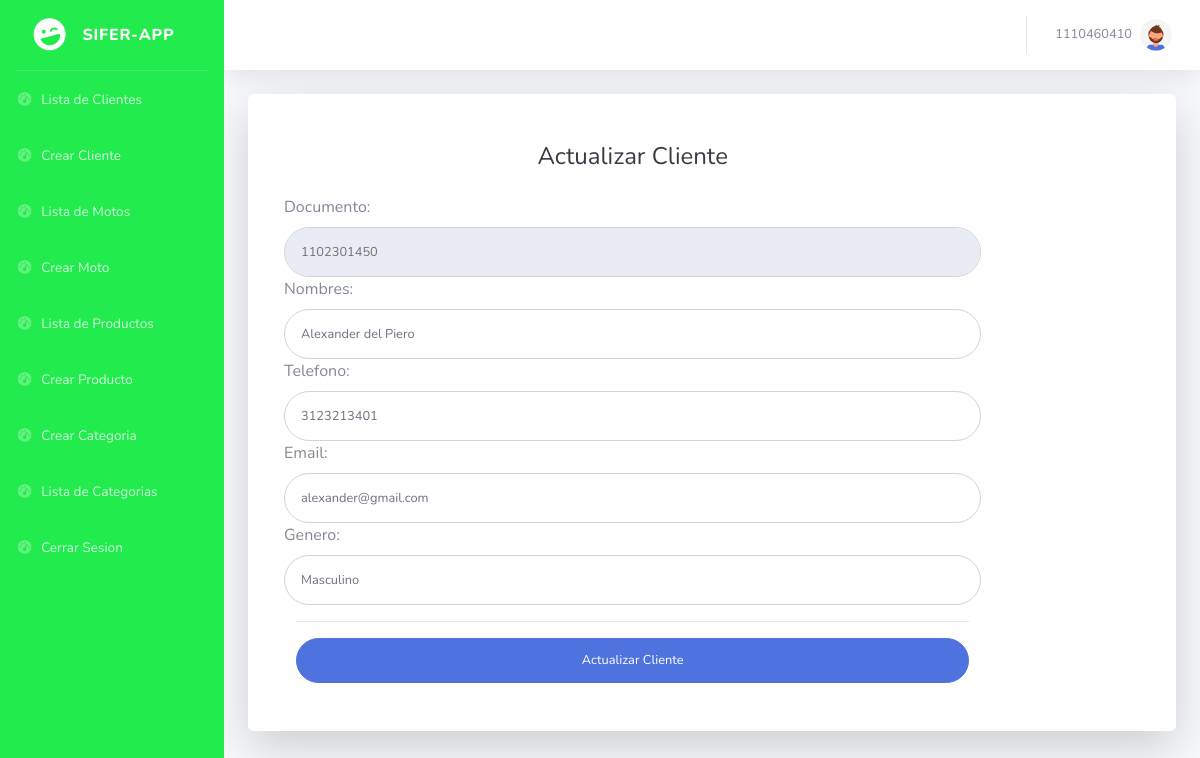
Screenshot of /clientes/1102301450/ (signed in) with the database file from the repository.
### motorcycles/models.py (models this page shows, shortened)
class Clientes(models.Model):
    documento = models.CharField(max_length=10, primary_key=True, null=False)
    nombres = models.CharField(max_length=100,null=False)
    telefono = models.CharField(max_length=10, null=False)
    email = models.EmailField(max_length=100, null=False)
    genero = models.CharField(max_length=100, null=False)
    fecha_registro = models.DateTimeField(default=timezone.now)

### motorcycles/views.py (the view, shortened to what this page needs)
# urls.py: path('clientes/<int:cliente_documento>/', views.update_client, name="update_client"),
@login_required
def update_client(request, cliente_documento):
    cliente = get_object_or_404(Clientes, pk=cliente_documento)
    if request.method == 'GET':
        form = ClientesForm(instance=cliente)
        form.fields['documento'].widget.attrs['readonly'] = True
        return render(request, 'update_client.html', {
            'cliente': cliente,
            'form': form,
        })

### motorcycles/forms.py
class ClientesForm(forms.ModelForm):
    class Meta:
        model = Clientes
        fields = ['documento', 'nombres', 'telefono', 'email', 'genero']
        widgets = {
            'documento': forms.NumberInput(attrs={'class': 'form-control form-control-user', 'onkeypress': 'return(multiplenumber(event));', 'maxlength': '10', 'oninput': 'maxlengthNumber(this);'}),
            'nombres': forms.TextInput(attrs={'class': 'form-control form-control-user'}),
            'telefono': forms.NumberInput(attrs={'class': 'form-control form-control-user', 'onkeypress': 'return(multiplenumber(event));', 'maxlength': '10', 'oninput': 'maxlengthNumber(this);'}),
            'email': forms.EmailInput(attrs={'class': 'form-control form-control-user'}),
            'genero': forms.TextInput(attrs={'class': 'form-control form-control-user'}),
        }

### motorcycles/templates/update_client.html (shortened to what this page needs)
{% extends 'header.html'%}
{% block content %}
<div class="container">
    <div class="card o-hidden border-0 shadow-lg my-2">
        <div class="card-body p-0">
            <div class="row">
                <div class="col-lg-10">
                    <div class="p-5">
                        <div class="text-center">
                            <h1 class="h4 text-gray-900 mb-4">Actualizar Cliente</h1>
                        </div>
                        <form method="POST" autocomplete="off" class="user">
                            <div class="form-group row">
                                {{form}}
                            </div>
                            <hr>
                            <button class="btn btn-primary btn-user btn-block">Actualizar Cliente</button>
                        </form>
                    </div>
                </div>
            </div>
        </div>
    </div>
</div>
{% endblock %}

### motorcycles/templates/header.html (shortened to what this page needs)
{% load static %}
<!DOCTYPE html>
<html lang="en">
<head>
    <link href="vendor/fontawesome-free/css/all.min.css" rel="stylesheet" type="text/css">
    <link href="{% static 'css/admin.css' %}" rel="stylesheet">
    <link href="vendor/datatables/dataTables.bootstrap4.min.css" rel="stylesheet">
</head>
<body id="page-top">
    <div id="wrapper">
        <ul class="navbar-nav bg-gradient-primary sidebar sidebar-dark accordion" id="accordionSidebar">
            <a class="sidebar-brand d-flex align-items-center justify-content-center" href="/productos">
                <div class="sidebar-brand-icon rotate-n-15">
                    <i class="fas fa-laugh-wink"></i>
                </div>
                <div class="sidebar-brand-text mx-3">Sifer-App</div>
            </a>
            <hr class="sidebar-divider my-0">
            <li class="nav-item">
                <a class="nav-link" href="/clientes">
                    <i class="fas fa-fw fa-tachometer-alt"></i>
                    <span>Lista de Clientes</span></a>
            </li>
            <li class="nav-item">
                <a class="nav-link" href="/create_client">
                    <i class="fas fa-fw fa-tachometer-alt"></i>
                    <span>Crear Cliente</span></a>
            </li>
            <li class="nav-item">
                <a class="nav-link" href="/motos">
                    <i class="fas fa-fw fa-tachometer-alt"></i>
                    <span>Lista de Motos</span></a>
            </li>
            <li class="nav-item">
                <a class="nav-link" href="/create_motorcycle">
                    <i class="fas fa-fw fa-tachometer-alt"></i>
                    <span>Crear Moto</span></a>
            </li>
            <li class="nav-item">
                <a class="nav-link" href="/productos">
                    <i class="fas fa-fw fa-tachometer-alt"></i>
                    <span>Lista de Productos</span></a>
            </li>
            <li class="nav-item">
                <a class="nav-link" href="/create_product">
                    <i class="fas fa-fw fa-tachometer-alt"></i>
                    <span>Crear Producto</span></a>
            </li>
            <li class="nav-item">
                <a class="nav-link" href="/create_category">
                    <i class="fas fa-fw fa-tachometer-alt"></i>
                    <span>Crear Categoria</span></a>
            </li>
            <li class="nav-item">
                <a class="nav-link" href="/categorias">
                    <i class="fas fa-fw fa-tachometer-alt"></i>
                    <span>Lista de Categorias</span></a>
            </li>
            <li class="nav-item">
                <a class="nav-link" href="/logout">
                    <i class="fas fa-fw fa-tachometer-alt"></i>
                    <span>Cerrar Sesion</span></a>
            </li>
        </ul>
        <div id="content-wrapper" class="d-flex flex-column">
            <div id="content">
                <nav class="navbar navbar-expand navbar-light bg-white topbar mb-4 static-top shadow">
                    <ul class="navbar-nav ml-auto">
                        <li class="nav-item dropdown no-arrow">
                            <a class="nav-link dropdown-toggle" href="#" id="userDropdown" role="button"
                                data-toggle="dropdown" aria-haspopup="true" aria-expanded="false">
                                <span class="mr-2 d-none d-lg-inline text-gray-600 small">{{ user.username}}</span>
                                <img class="img-profile rounded-circle" src="{% static 'img/undraw_profile.svg' %}">
                            </a>
                        </li>
                    </ul>
                </nav>
                {% block content %}
                {% endblock %}
</body>
</html>

### rows the page displays
Clientes: documento "1102301450", nombres "Alexander del Piero", telefono "3123213401", email "alexander@gmail.com", genero "Masculino"

### other values shown
{{ user.username }} "1110460410"
